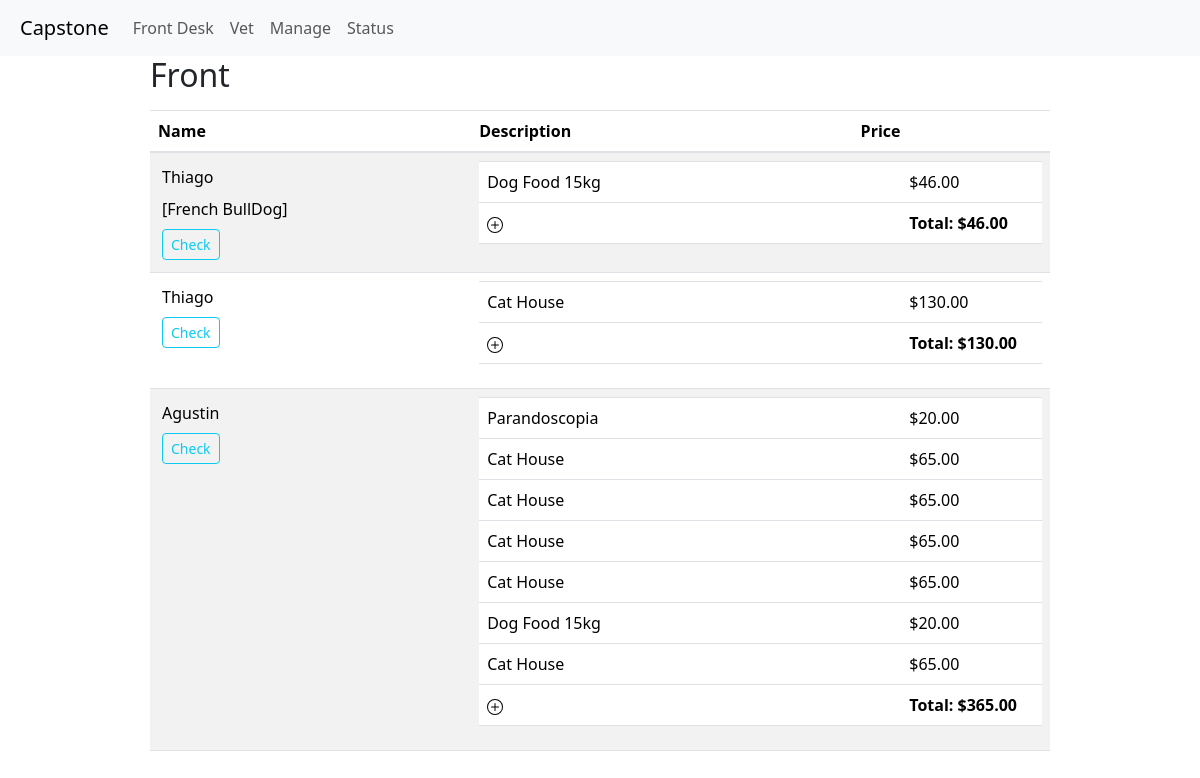
Page /front_desk on the earlier database version.
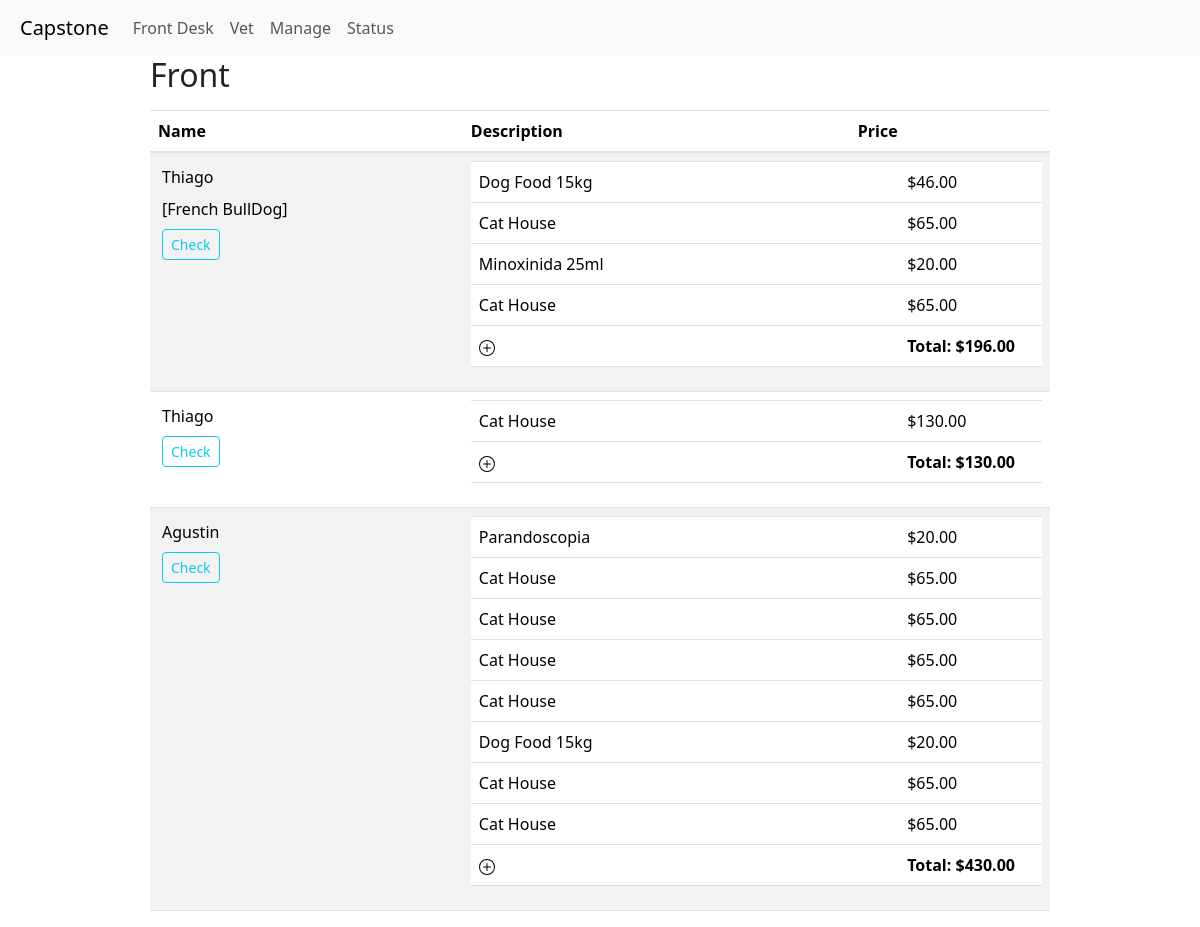
Same page on the later database version.
### item_track/models.py (models this page shows, shortened)
class TransactionRecord(models.Model):
    id = models.AutoField(primary_key=True)
    name = models.CharField(max_length=64)
    description = models.CharField(max_length=256, blank=True, null=True)
    client = models.ForeignKey("Client", on_delete=models.CASCADE, related_name="transactions", blank=True, null=True)
    treatments = models.ManyToManyField("Treatment", related_name="transactions", blank=True, null=True)
    date = models.DateTimeField(auto_now_add=True)
    total = models.DecimalField(max_digits=10, decimal_places=2, blank=True, null=True)
    payment_method = models.CharField(max_length=64, blank=True, null=True)
    payment_status = models.CharField(max_length=64, blank=True, null=True)
    payment_date = models.DateTimeField(blank=True, null=True)
    payment_amount = models.DecimalField(max_digits=10, decimal_places=2, blank=True, null=True)
    payment_reference = models.CharField(max_length=64, blank=True, null=True)
    payment_comments = models.CharField(max_length=256, blank=True, null=True)
    active = models.BooleanField(default=True)

class Movemets(models.Model):
    id = models.AutoField(primary_key=True)
    item = models.ForeignKey("Item", on_delete=models.CASCADE, related_name="movements", blank=True, null=True)
    observation = models.CharField(max_length=256, blank=True, null=True)
    client = models.ForeignKey("Client", on_delete=models.CASCADE, related_name="movements", blank=True, null=True)
    treatment = models.ForeignKey("Treatment", on_delete=models.CASCADE, related_name="movements", blank=True, null=True)
    date = models.DateTimeField(auto_now_add=True)
    type = models.CharField(max_length=64, blank=True, null=True)
    quantity = models.IntegerField()
    price = models.DecimalField(max_digits=10, decimal_places=2, blank=True, null=True)
    total = models.DecimalField(max_digits=10, decimal_places=2, blank=True, null=True)
    TransactionRecord = models.ForeignKey("TransactionRecord", on_delete=models.CASCADE, related_name="movements", blank=True, null=True)

class Item(models.Model):
    id = models.AutoField(primary_key=True)
    name = models.CharField(max_length=64)
    description = models.CharField(max_length=256, blank=True, null=True)
    barcode = models.CharField(max_length=64, blank=True, null=True)
    image = models.ImageField(upload_to="item_track/images", blank=True, null=True)
    category = models.ManyToManyField("Category", blank=True, related_name="items")
    price = models.DecimalField(max_digits=10, decimal_places=2, blank=True, null=True)
    stock = models.IntegerField(blank=True, null=True)
    stock_min = models.IntegerField(blank=True, null=True)
    date_added = models.DateTimeField(auto_now_add=True)
    date_modified = models.DateTimeField(auto_now=True)
    expiration_date = models.DateTimeField(blank=True, null=True)
    active = models.BooleanField(default=True)
    def __str__(self):
        return f"{self.name}"

class Treatment(models.Model):
    id = models.AutoField(primary_key=True)
    name = models.CharField(max_length=64)
    description = models.CharField(max_length=256, blank=True, null=True)
    date_added = models.DateTimeField(auto_now_add=True)
    date_modified = models.DateTimeField(auto_now=True)
    price = models.DecimalField(max_digits=10, decimal_places=2, blank=True, null=True)
    active = models.BooleanField(default=True)
    def __str__(self):
        return f"{self.name}"

### item_track/views.py (the view, shortened to what this page needs)
# urls.py: path("front_desk", views.front_desk, name="front_desk"),
def front_desk(request):
    items = Item.objects.all()
    treatments = Treatment.objects.all()
    if request.method == "PUT":
        data = json.loads(request.body)
        transaction_id = data['consult_id']
        transaction = TransactionRecord.objects.get(id=transaction_id)
        transaction.active = False
        transaction.save()
    consults = TransactionRecord.objects.filter(active=True).order_by
    past_consults = TransactionRecord.objects.filter(active=False).order_by('-date')
    return render(request, "item_track/front_desk.html",{
        'consults': consults,
        'past_consults': past_consults,
        'items': items,
        'treatments': treatments
    })

### item_track/templates/item_track/front_desk.html (shortened to what this page needs)
{% extends "item_track/layout.html" %}
{% load static %}
{% block body %}
    {% block main %}
        <div class="d-flex justify-content-center">
        <div class="w-75" style="max-width: 1200px;">
                <h2 class="mb-3">Front</h2>
                <table class="table table-striped custome-table">
                    <thead>
                        <tr>
                        <th scope="col">Name</th>
                        <th scope="col">Description</th>
                        <th scope="col">Price</th>
                        </tr>
                    </thead>
                    <tbody>
                    {% for consult in consults %}
                        <div>
                            <tr id="row-{{ consult.id }}">
                                <td>
                                    <div class="d-flex flex-column justify-content-between">
                                    <span class="m-1">{{ consult.name }}</span>
                                    {% if consult.description %}
                                    <span class="m-1">[{{ consult.description }}]</span>
                                    {% endif %}
                                    <div>
                                        <button onclick="check_consult('{{ csrf_token }}','{{ consult.id }}')" type="submit" class="btn btn-outline-info btn-sm m-1">Check</button>
                                    </div>
                                </td>
                                <td colspan="2" class="custom-table">
                                    <table class="table">
                                        <tbody>
                                            {% for element in consult.movements.all %}
                                                <tr>
                                                    <td class="w-75">
                                                        {% if element.item %}
                                                            {% if element.quantity > 1 and element.observation %}
                                                                (x{{ element.quantity }}) {{ element.item }} [{{ element.observation }}]
                                                            {% elif element.observation %}
                                                                {{ element.item }} [{{ element.observation }}]
                                                            {%else%}
                                                                {{ element.item }}
                                                            {% endif %}
                                                        {% else %}
                                                            {% if element.quantity > 1 and element.observation %}
                                                                (x{{ element.quantity }}) {{ element.treatment }} [{{ element.observation }}]
                                                            {% elif element.observation %}
                                                                {{ element.treatment }} [{{ element.observation }}]
                                                            {%else%}
                                                                {{ element.treatment }}
                                                            {% endif %}
                                                        {% endif %}
                                                    </td class="w-25">
                                                    <td>${{ element.total }}</td>
                                                </tr>
                                            {% endfor %}
                                            <tr>
                                                <td>
                                                    <svg  xmlns="http://www.w3.org/2000/svg" width="16" height="16" fill="currentColor" class="bi bi-plus-circle" viewBox="0 0 16 16"
                                                    style="cursor: pointer"
                                                    onclick="addRow(this, '{{ consult.id }}', '{{ csrf_token }}')">
                                                    <path d="M8 15A7 7 0 1 1 8 1a7 7 0 0 1 0 14zm0 1A8 8 0 1 0 8 0a8 8 0 0 0 0 16z"/>
                                                    <path d="M8 4a.5.5 0 0 1 .5.5v3h3a.5.5 0 0 1 0 1h-3v3a.5.5 0 0 1-1 0v-3h-3a.5.5 0 0 1 0-1h3v-3A.5.5 0 0 1 8 4z"/>
                                                    </svg>
                                                </td>
                                                <td><b>Total: <span id="total-{{ consult.id }}">${{ consult.total }}</span></b></td>
                                            </tr>
                                        </tbody>
                                    </table>
                                </td>
                            </tr>
                        </div>
                    {% endfor %}
                    </tbody>
                </table>
        </div>
        </div>
    {% endblock %}
{% endblock %}

### item_track/templates/item_track/layout.html (shortened to what this page needs)
{% load static %}
<!DOCTYPE html>
<html lang="en">
    <head>
        <link rel="stylesheet" href="https://stackpath.bootstrapcdn.com/bootstrap/4.4.1/css/bootstrap.min.css">
        <link href="{% static 'item_track/styles.css' %}" rel="stylesheet">
        <link rel="stylesheet" href="https://cdnjs.cloudflare.com/ajax/libs/rangeslider.js/2.3.3/rangeslider.css">
        <link href="https://maxcdn.bootstrapcdn.com/bootstrap/4.5.2/css/bootstrap.min.css" rel="stylesheet">
        <link href="https://cdn.jsdelivr.net/npm/bootstrap@5.3.1/dist/css/bootstrap.min.css" rel="stylesheet">
    </head>
    <body>
      <nav class="navbar navbar-expand-lg bg-body-tertiary p-2">
        <div class="container-fluid">
          <a class="navbar-brand" href="{% url 'index' %}">Capstone</a>
          <div class="collapse navbar-collapse" id="navbarNav">
            <ul class="navbar-nav">
              <li class="nav-item">
                <a class="nav-link" href="{% url 'front_desk' %}">Front Desk</a>
              </li>
              <li class="nav-item">
                <a class="nav-link" href="{% url 'vet' %}">Vet</a>
              </li>
              <li class="nav-item">
                <a class="nav-link" href="{% url 'manage' %}">Manage</a>
              </li>
              <li class="nav-item">
                <a class="nav-link" href="{% url 'status' %}">Status</a>
              </li>
            </ul>
          </div>
        </div>
      </nav>
      <div class="body">
          {% block body %}
          {% endblock %}
      </div>
    </body>
</html>

Differences in the rows shown:
changed TransactionRecord "French BullDog": total "46.00" → "196.00"
added Movemets: item "Cat House", total "65.00", shown under TransactionRecord "French BullDog"
added Movemets: item "Minoxinida 25ml", total "20.00", shown under TransactionRecord "French BullDog"
added Movemets: item "Cat House", total "65.00", shown under TransactionRecord "French BullDog"
changed TransactionRecord "Agustin": total "365.00" → "430.00"
added Movemets: item "Cat House", total "65.00", shown under TransactionRecord "Agustin"
